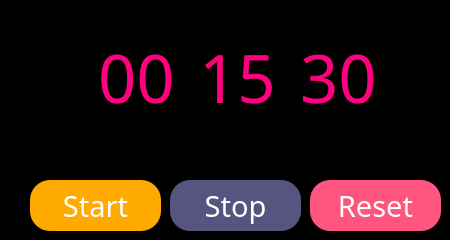
    <widget class="QWidget" name="tab_3">
     <property name="palette">
      <palette>
       <active>
        <colorrole role="Button">
         <brush brushstyle="SolidPattern">
          <color alpha="255">
           <red>0</red>
           <green>0</green>
           <blue>0</blue>
          </color>
         </brush>
        </colorrole>
        <colorrole role="Base">
         <brush brushstyle="SolidPattern">
          <color alpha="255">
           <red>0</red>
           <green>0</green>
           <blue>0</blue>
          </color>
         </brush>
        </colorrole>
        <colorrole role="Window">
         <brush brushstyle="SolidPattern">
          <color alpha="255">
           <red>0</red>
           <green>0</green>
           <blue>0</blue>
          </color>
         </brush>
        </colorrole>
       </active>
       <inactive>
        <colorrole role="Button">
         <brush brushstyle="SolidPattern">
          <color alpha="255">
           <red>0</red>
           <green>0</green>
           <blue>0</blue>
          </color>
         </brush>
        </colorrole>
        <colorrole role="Base">
         <brush brushstyle="SolidPattern">
          <color alpha="255">
           <red>0</red>
           <green>0</green>
           <blue>0</blue>
          </color>
         </brush>
        </colorrole>
        <colorrole role="Window">
         <brush brushstyle="SolidPattern">
          <color alpha="255">
           <red>0</red>
           <green>0</green>
           <blue>0</blue>
          </color>
         </brush>
        </colorrole>
       </inactive>
       <disabled>
        <colorrole role="Button">
         <brush brushstyle="SolidPattern">
          <color alpha="255">
           <red>0</red>
           <green>0</green>
           <blue>0</blue>
          </color>
         </brush>
        </colorrole>
        <colorrole role="Base">
         <brush brushstyle="SolidPattern">
          <color alpha="255">
           <red>0</red>
           <green>0</green>
           <blue>0</blue>
          </color>
         </brush>
        </colorrole>
        <colorrole role="Window">
         <brush brushstyle="SolidPattern">
          <color alpha="255">
           <red>0</red>
           <green>0</green>
           <blue>0</blue>
          </color>
         </brush>
        </colorrole>
       </disabled>
      </palette>
     </property>
     <property name="styleSheet">
      <string notr="true">background-color: rgb(0, 0, 0);</string>
     </property>
     <attribute name="title">
      <string>Timer</string>
     </attribute>
     <widget class="QPushButton" name="btn_reset_timer">
      <property name="geometry">
       <rect>
        <x>310</x>
        <y>180</y>
        <width>131</width>
        <height>51</height>
       </rect>
      </property>
      <property name="font">
       <font>
        <family>Digital-7</family>
        <pointsize>22</pointsize>
        <italic>false</italic>
        <bold>false</bold>
        <underline>false</underline>
        <strikeout>false</strikeout>
       </font>
      </property>
      <property name="styleSheet">
       <string notr="true">background-color: rgb(255, 85, 127);
color: rgb(255, 255, 255);
border-radius: 20px;</string>
      </property>
      <property name="text">
       <string>Reset</string>
      </property>
     </widget>
     <widget class="QPushButton" name="btn_start_timer">
      <property name="geometry">
       <rect>
        <x>30</x>
        <y>180</y>
        <width>131</width>
        <height>51</height>
       </rect>
      </property>
      <property name="font">
       <font>
        <family>Digital-7</family>
        <pointsize>22</pointsize>
        <italic>false</italic>
        <bold>false</bold>
        <underline>false</underline>
        <strikeout>false</strikeout>
       </font>
      </property>
      <property name="styleSheet">
       <string notr="true">background-color: rgb(255, 170, 0);
color: rgb(255, 255, 255);
border-radius: 20px;</string>
      </property>
      <property name="text">
       <string>Start</string>
      </property>
     </widget>
     <widget class="QPushButton" name="btn_stop_timer">
      <property name="geometry">
       <rect>
        <x>170</x>
        <y>180</y>
        <width>131</width>
        <height>51</height>
       </rect>
      </property>
      <property name="font">
       <font>
        <family>Digital-7</family>
        <pointsize>22</pointsize>
        <italic>false</italic>
        <bold>false</bold>
        <underline>false</underline>
        <strikeout>false</strikeout>
       </font>
      </property>
      <property name="styleSheet">
       <string notr="true">background-color: rgb(85, 85, 127);
color: rgb(255, 255, 255);
border-radius: 20px;</string>
      </property>
      <property name="text">
       <string>Stop</string>
      </property>
     </widget>
     <widget class="QLineEdit" name="tb_hour_timer">
      <property name="geometry">
       <rect>
        <x>87</x>
        <y>31</y>
        <width>101</width>
        <height>91</height>
       </rect>
      </property>
      <property name="palette">
       <palette>
        <active>
         <colorrole role="Button">
          <brush brushstyle="SolidPattern">
           <color alpha="255">
            <red>0</red>
            <green>0</green>
            <blue>0</blue>
           </color>
          </brush>
         </colorrole>
         <colorrole role="Text">
          <brush brushstyle="SolidPattern">
           <color alpha="255">
            <red>255</red>
            <green>0</green>
            <blue>127</blue>
           </color>
          </brush>
         </colorrole>
         <colorrole role="Base">
          <brush brushstyle="SolidPattern">
           <color alpha="255">
            <red>0</red>
            <green>0</green>
            <blue>0</blue>
           </color>
          </brush>
         </colorrole>
         <colorrole role="Window">
          <brush brushstyle="SolidPattern">
           <color alpha="255">
            <red>0</red>
            <green>0</green>
            <blue>0</blue>
           </color>
          </brush>
         </colorrole>
        </active>
        <inactive>
         <colorrole role="Button">
          <brush brushstyle="SolidPattern">
           <color alpha="255">
            <red>0</red>
            <green>0</green>
            <blue>0</blue>
           </color>
          </brush>
         </colorrole>
         <colorrole role="Text">
          <brush brushstyle="SolidPattern">
           <color alpha="255">
            <red>255</red>
            <green>0</green>
            <blue>127</blue>
           </color>
          </brush>
         </colorrole>
         <colorrole role="Base">
          <brush brushstyle="SolidPattern">
           <color alpha="255">
            <red>0</red>
            <green>0</green>
            <blue>0</blue>
           </color>
          </brush>
         </colorrole>
         <colorrole role="Window">
          <brush brushstyle="SolidPattern">
           <color alpha="255">
            <red>0</red>
            <green>0</green>
            <blue>0</blue>
           </color>
          </brush>
         </colorrole>
        </inactive>
        <disabled>
         <colorrole role="Button">
          <brush brushstyle="SolidPattern">
           <color alpha="255">
            <red>0</red>
            <green>0</green>
            <blue>0</blue>
           </color>
          </brush>
         </colorrole>
         <colorrole role="Base">
          <brush brushstyle="SolidPattern">
           <color alpha="255">
            <red>0</red>
            <green>0</green>
            <blue>0</blue>
           </color>
          </brush>
         </colorrole>
         <colorrole role="Window">
          <brush brushstyle="SolidPattern">
           <color alpha="255">
            <red>0</red>
            <green>0</green>
            <blue>0</blue>
           </color>
          </brush>
         </colorrole>
        </disabled>
       </palette>
      </property>
      <property name="font">
       <font>
        <family>FS Sevegment</family>
        <pointsize>50</pointsize>
        <italic>false</italic>
        <bold>false</bold>
        <underline>false</underline>
        <strikeout>false</strikeout>
       </font>
      </property>
      <property name="styleSheet">
       <string notr="true">background-color: rgb(0, 0, 0);</string>
      </property>
      <property name="text">
       <string>00</string>
      </property>
      <property name="alignment">
       <set>Qt::AlignCenter</set>
      </property>
     </widget>
     <widget class="QLineEdit" name="tb_minute_timer">
      <property name="geometry">
       <rect>
        <x>188</x>
        <y>31</y>
        <width>101</width>
        <height>91</height>
       </rect>
      </property>
      <property name="palette">
       <palette>
        <active>
         <colorrole role="Button">
          <brush brushstyle="SolidPattern">
           <color alpha="255">
            <red>0</red>
            <green>0</green>
            <blue>0</blue>
           </color>
          </brush>
         </colorrole>
         <colorrole role="Text">
          <brush brushstyle="SolidPattern">
           <color alpha="255">
            <red>255</red>
            <green>0</green>
            <blue>127</blue>
           </color>
          </brush>
         </colorrole>
         <colorrole role="Base">
          <brush brushstyle="SolidPattern">
           <color alpha="255">
            <red>0</red>
            <green>0</green>
            <blue>0</blue>
           </color>
          </brush>
         </colorrole>
         <colorrole role="Window">
          <brush brushstyle="SolidPattern">
           <color alpha="255">
            <red>0</red>
            <green>0</green>
            <blue>0</blue>
           </color>
          </brush>
         </colorrole>
        </active>
        <inactive>
         <colorrole role="Button">
          <brush brushstyle="SolidPattern">
           <color alpha="255">
            <red>0</red>
            <green>0</green>
            <blue>0</blue>
           </color>
          </brush>
         </colorrole>
         <colorrole role="Text">
          <brush brushstyle="SolidPattern">
           <color alpha="255">
            <red>255</red>
            <green>0</green>
            <blue>127</blue>
           </color>
          </brush>
         </colorrole>
         <colorrole role="Base">
          <brush brushstyle="SolidPattern">
           <color alpha="255">
            <red>0</red>
            <green>0</green>
            <blue>0</blue>
           </color>
          </brush>
         </colorrole>
         <colorrole role="Window">
          <brush brushstyle="SolidPattern">
           <color alpha="255">
            <red>0</red>
            <green>0</green>
            <blue>0</blue>
           </color>
          </brush>
         </colorrole>
        </inactive>
        <disabled>
         <colorrole role="Button">
          <brush brushstyle="SolidPattern">
           <color alpha="255">
            <red>0</red>
            <green>0</green>
            <blue>0</blue>
           </color>
          </brush>
         </colorrole>
         <colorrole role="Base">
          <brush brushstyle="SolidPattern">
           <color alpha="255">
            <red>0</red>
            <green>0</green>
            <blue>0</blue>
           </color>
          </brush>
         </colorrole>
         <colorrole role="Window">
          <brush brushstyle="SolidPattern">
           <color alpha="255">
            <red>0</red>
            <green>0</green>
            <blue>0</blue>
           </color>
          </brush>
         </colorrole>
        </disabled>
       </palette>
      </property>
      <property name="font">
       <font>
        <family>FS Sevegment</family>
        <pointsize>50</pointsize>
        <italic>false</italic>
        <bold>false</bold>
        <underline>false</underline>
        <strikeout>false</strikeout>
       </font>
      </property>
      <property name="styleSheet">
       <string notr="true">background-color: rgb(0, 0, 0);</string>
      </property>
      <property name="text">
       <string>15</string>
      </property>
      <property name="alignment">
       <set>Qt::AlignCenter</set>
      </property>
     </widget>
     <widget class="QLineEdit" name="tb_second_timer">
      <property name="geometry">
       <rect>
        <x>289</x>
        <y>31</y>
        <width>101</width>
        <height>91</height>
       </rect>
      </property>
      <property name="palette">
       <palette>
        <active>
         <colorrole role="Button">
          <brush brushstyle="SolidPattern">
           <color alpha="255">
            <red>0</red>
            <green>0</green>
            <blue>0</blue>
           </color>
          </brush>
         </colorrole>
         <colorrole role="Text">
          <brush brushstyle="SolidPattern">
           <color alpha="255">
            <red>255</red>
            <green>0</green>
            <blue>127</blue>
           </color>
          </brush>
         </colorrole>
         <colorrole role="Base">
          <brush brushstyle="SolidPattern">
           <color alpha="255">
            <red>0</red>
            <green>0</green>
            <blue>0</blue>
           </color>
          </brush>
         </colorrole>
         <colorrole role="Window">
          <brush brushstyle="SolidPattern">
           <color alpha="255">
            <red>0</red>
            <green>0</green>
            <blue>0</blue>
           </color>
          </brush>
         </colorrole>
        </active>
        <inactive>
         <colorrole role="Button">
          <brush brushstyle="SolidPattern">
           <color alpha="255">
            <red>0</red>
            <green>0</green>
            <blue>0</blue>
           </color>
          </brush>
         </colorrole>
         <colorrole role="Text">
          <brush brushstyle="SolidPattern">
           <color alpha="255">
            <red>255</red>
            <green>0</green>
            <blue>127</blue>
           </color>
          </brush>
         </colorrole>
         <colorrole role="Base">
          <brush brushstyle="SolidPattern">
           <color alpha="255">
            <red>0</red>
            <green>0</green>
            <blue>0</blue>
           </color>
          </brush>
         </colorrole>
         <colorrole role="Window">
          <brush brushstyle="SolidPattern">
           <color alpha="255">
            <red>0</red>
            <green>0</green>
            <blue>0</blue>
           </color>
          </brush>
         </colorrole>
        </inactive>
        <disabled>
         <colorrole role="Button">
          <brush brushstyle="SolidPattern">
           <color alpha="255">
            <red>0</red>
            <green>0</green>
            <blue>0</blue>
           </color>
          </brush>
         </colorrole>
         <colorrole role="Base">
          <brush brushstyle="SolidPattern">
           <color alpha="255">
            <red>0</red>
            <green>0</green>
            <blue>0</blue>
           </color>
          </brush>
         </colorrole>
         <colorrole role="Window">
          <brush brushstyle="SolidPattern">
           <color alpha="255">
            <red>0</red>
            <green>0</green>
            <blue>0</blue>
           </color>
          </brush>
         </colorrole>
        </disabled>
       </palette>
      </property>
      <property name="font">
       <font>
        <family>FS Sevegment</family>
        <pointsize>50</pointsize>
        <italic>false</italic>
        <bold>false</bold>
        <underline>false</underline>
        <strikeout>false</strikeout>
       </font>
      </property>
      <property name="styleSheet">
       <string notr="true">background-color: rgb(0, 0, 0);</string>
      </property>
      <property name="text">
       <string>30</string>
      </property>
      <property name="alignment">
       <set>Qt::AlignCenter</set>
      </property>
     </widget>
     <zorder>btn_reset_timer</zorder>
     <zorder>btn_start_timer</zorder>
     <zorder>btn_stop_timer</zorder>
     <zorder>tb_second_timer</zorder>
     <zorder>tb_minute_timer</zorder>
     <zorder>tb_hour_timer</zorder>
    </widget>
